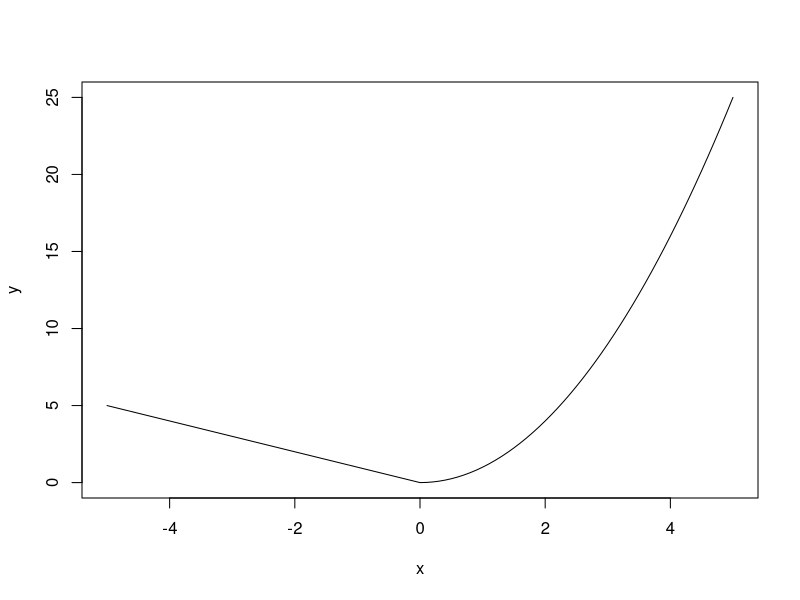

Source code (R):
foo <- function(x) {
  if(x >= 0) {
    x^2
  } else {
    x * (-1)
  }
}

x <- seq(-5, 5, 0.1)
y <- sapply(x, foo)
plot(x, y, type = "l")

# NOTE:
# sapply - pozwala zastosować funkcję dla wektora danych wejściowych
